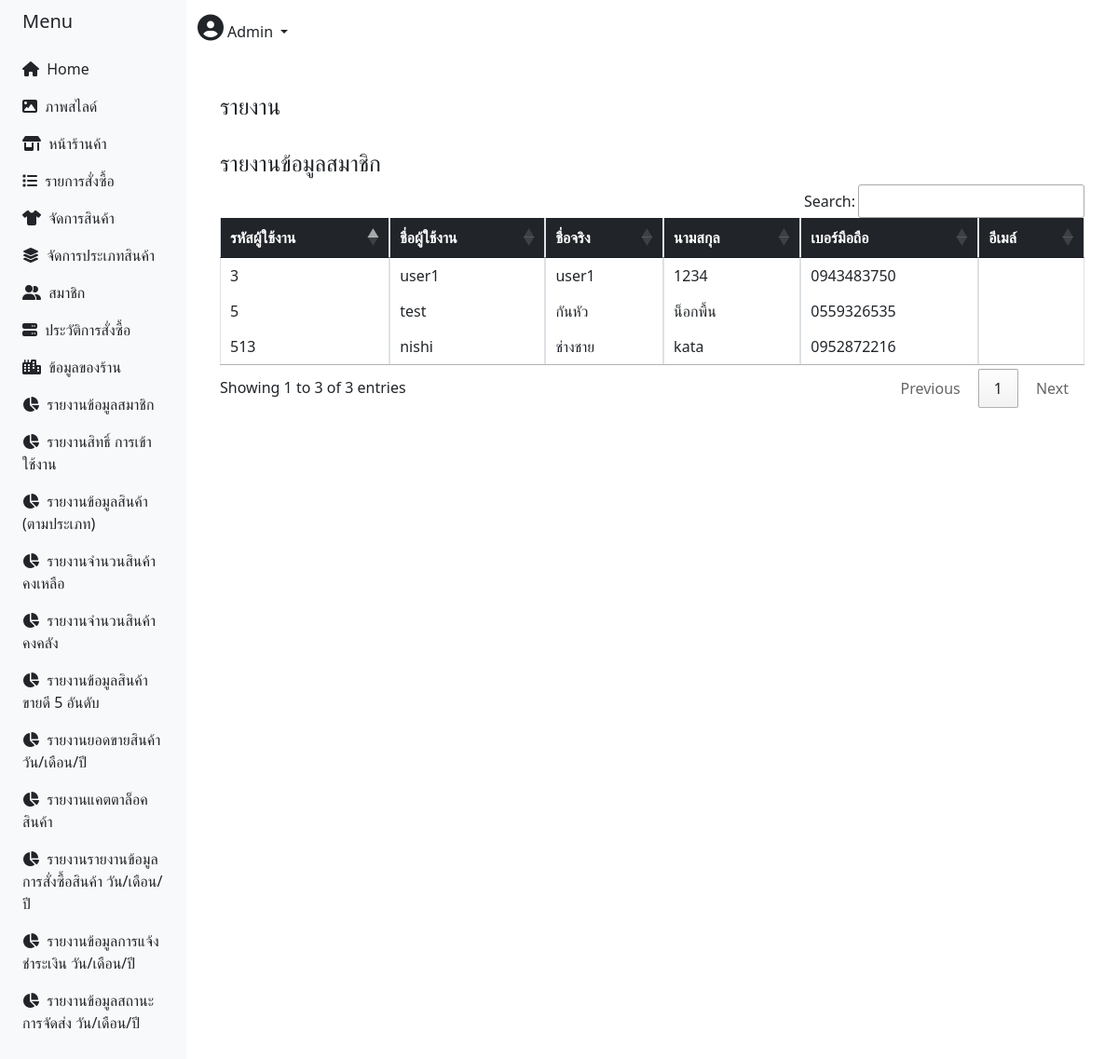
The page /admin/index_admin.php?p=report_member (signed in) on the database its author committed.
### tables this page shows
CREATE TABLE `user` (
  `ID` int(11) NOT NULL,
  `Username` varchar(50) NOT NULL,
  `Password` varchar(100) NOT NULL,
  `Firstname` varchar(100) NOT NULL,
  `Lastname` varchar(100) NOT NULL,
  `Tel` varchar(10) NOT NULL,
  `email` varchar(255) NOT NULL,
  `Add_user` varchar(30) NOT NULL,
  `Userlevel` int(1) NOT NULL
);

### admin/report_member.php (the view, shortened to what this page needs)
<?php
require_once("../config/server.php");
$sql = "SELECT * FROM `user` where `Userlevel` = 2";
$result1 = mysqli_query($conn, $sql);
?>
<head>
    <link rel="stylesheet" type="text/css" href="https://cdn.datatables.net/1.11.3/css/jquery.dataTables.css">
</head>
<?php
if (empty($_SESSION["ID"]) || $_SESSION["Userlevel"] != 1) {
    echo "<script>
    alert('โปรดเข้าสู่ระบบ  ');
    window.location.replace('../login.php');
    </script>";
} else { ?>
    <div class="content-wrapper">
        <section class="content">
            <div class="container-fluid">
                <div class="row">
                    <h4 class="mr-4 mt-4">รายงาน </h4>
                </div>
                <div class="row">
                    <div class="col-12" style="overflow-x:auto">
                        <h4 class="mr-4 mt-4">รายงานข้อมูลสมาชิก</h4>
                        <table id="report3" class="table table-bordered table-hover" style="overflow-x:auto">
                            <thead class="bg-dark text-white">
                                <th>รหัสผู้ใช้งาน</th>
                                <th>ชื่อผู้ใช้งาน</th>
                                <th>ชื่อจริง</th>
                                <th>นามสกุล</th>
                                <th>เบอร์มือถือ</th>
                                <th>อีเมล์</th>
                            </thead>
                            <tbody>
                                <?php
                                while ($row = mysqli_fetch_array($result1)) {
                                    echo "<tr>";
                                    echo "<td> {$row['ID']} </td>";
                                    echo "<td> {$row['Username']} </td>";
                                    echo "<td> {$row['Firstname']} </td>";
                                    echo "<td> {$row['Lastname']} </td>";
                                    echo "<td> {$row['Tel']} </td>";
                                    echo "<td> {$row['email']} </td>";
                                    echo "</tr>";
                                }
                                ?>
                            </tbody>
                        </table>
                    </div>
                </div>
            </div>
        </section>
    </div>
<?php } ?>

### admin/index_admin.php (style rules this page uses)
body { min-height: 100vh; overflow-x: hidden; font-family: 'Noto Sans Thai', sans-serif; }

### admin/nav_menu.php (style rules this page uses)
body { min-height: 100vh; overflow-x: hidden; font-family: 'Noto Sans Thai', sans-serif; }

### rows shown on the page
user: ID "3", Username "user1", Firstname "user1", Lastname "1234", Tel "0943483750"
user: ID "5", Username "test", Firstname "กันหัว", Lastname "น็อกพื้น", Tel "0559326535"
user: ID "513", Username "nishi", Firstname "ช่างชาย", Lastname "kata", Tel "0952872216"

### other values the page prints
$_SESSION['Username'] "Admin"
